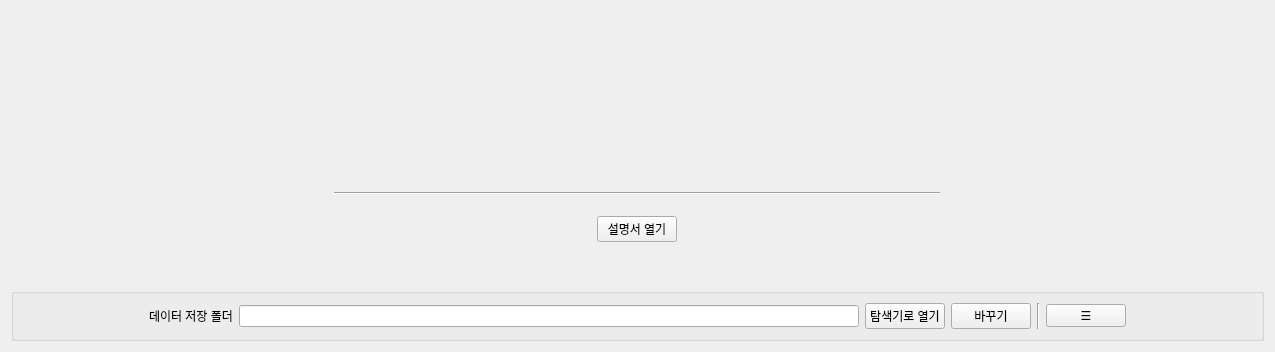
          <widget class="QWidget" name="tab_4">
           <attribute name="title">
            <string>기본</string>
           </attribute>
           <layout class="QVBoxLayout" name="verticalLayout_9">
            <item>
             <layout class="QHBoxLayout" name="horizontalLayout_22">
              <item>
               <spacer name="horizontalSpacer_11">
                <property name="orientation">
                 <enum>Qt::Horizontal</enum>
                </property>
                <property name="sizeHint" stdset="0">
                 <size>
                  <width>323</width>
                  <height>20</height>
                 </size>
                </property>
               </spacer>
              </item>
              <item>
               <layout class="QVBoxLayout" name="verticalLayout_13">
                <item>
                 <spacer name="verticalSpacer_2">
                  <property name="orientation">
                   <enum>Qt::Vertical</enum>
                  </property>
                  <property name="sizeHint" stdset="0">
                   <size>
                    <width>20</width>
                    <height>40</height>
                   </size>
                  </property>
                 </spacer>
                </item>
                <item>
                 <layout class="QHBoxLayout" name="horizontalLayout_13">
                  <item>
                   <widget class="QLabel" name="label_5">
                    <property name="minimumSize">
                     <size>
                      <width>120</width>
                      <height>120</height>
                     </size>
                    </property>
                    <property name="maximumSize">
                     <size>
                      <width>120</width>
                      <height>120</height>
                     </size>
                    </property>
                    <property name="pixmap">
                     <pixmap>image_logo.png</pixmap>
                    </property>
                    <property name="scaledContents">
                     <bool>true</bool>
                    </property>
                   </widget>
                  </item>
                  <item>
                   <widget class="QLabel" name="label_9">
                    <property name="minimumSize">
                     <size>
                      <width>480</width>
                      <height>120</height>
                     </size>
                    </property>
                    <property name="maximumSize">
                     <size>
                      <width>480</width>
                      <height>120</height>
                     </size>
                    </property>
                    <property name="pixmap">
                     <pixmap>text_logo.png</pixmap>
                    </property>
                    <property name="scaledContents">
                     <bool>true</bool>
                    </property>
                   </widget>
                  </item>
                 </layout>
                </item>
                <item>
                 <widget class="QLabel" name="label_15">
                  <property name="font">
                   <font>
                    <pointsize>6</pointsize>
                   </font>
                  </property>
                 </widget>
                </item>
                <item>
                 <widget class="Line" name="line_12">
                  <property name="orientation">
                   <enum>Qt::Horizontal</enum>
                  </property>
                 </widget>
                </item>
                <item>
                 <widget class="QLabel" name="label_14">
                  <property name="font">
                   <font>
                    <pointsize>6</pointsize>
                   </font>
                  </property>
                 </widget>
                </item>
                <item>
                 <layout class="QHBoxLayout" name="horizontalLayout_18">
                  <item>
                   <widget class="QPushButton" name="pushButton_7">
                    <property name="sizePolicy">
                     <sizepolicy hsizetype="Fixed" vsizetype="Fixed">
                      <horstretch>0</horstretch>
                      <verstretch>0</verstretch>
                     </sizepolicy>
                    </property>
                    <property name="text">
                     <string>설명서 열기</string>
                    </property>
                   </widget>
                  </item>
                 </layout>
                </item>
                <item>
                 <spacer name="verticalSpacer">
                  <property name="orientation">
                   <enum>Qt::Vertical</enum>
                  </property>
                  <property name="sizeHint" stdset="0">
                   <size>
                    <width>20</width>
                    <height>40</height>
                   </size>
                  </property>
                 </spacer>
                </item>
               </layout>
              </item>
              <item>
               <spacer name="horizontalSpacer_10">
                <property name="orientation">
                 <enum>Qt::Horizontal</enum>
                </property>
                <property name="sizeHint" stdset="0">
                 <size>
                  <width>324</width>
                  <height>20</height>
                 </size>
                </property>
               </spacer>
              </item>
             </layout>
            </item>
            <item>
             <widget class="QGroupBox" name="groupBox_7">
              <layout class="QHBoxLayout" name="horizontalLayout_6">
               <item>
                <layout class="QHBoxLayout" name="horizontalLayout_21">
                 <item>
                  <spacer name="horizontalSpacer_12">
                   <property name="orientation">
                    <enum>Qt::Horizontal</enum>
                   </property>
                   <property name="sizeHint" stdset="0">
                    <size>
                     <width>40</width>
                     <height>20</height>
                    </size>
                   </property>
                  </spacer>
                 </item>
                 <item>
                  <widget class="QLabel" name="label_3">
                   <property name="text">
                    <string>데이터 저장 폴더</string>
                   </property>
                  </widget>
                 </item>
                 <item>
                  <widget class="QLineEdit" name="lineEdit">
                   <property name="sizePolicy">
                    <sizepolicy hsizetype="Fixed" vsizetype="Fixed">
                     <horstretch>0</horstretch>
                     <verstretch>0</verstretch>
                    </sizepolicy>
                   </property>
                   <property name="minimumSize">
                    <size>
                     <width>620</width>
                     <height>0</height>
                    </size>
                   </property>
                   <property name="maximumSize">
                    <size>
                     <width>620</width>
                     <height>16777215</height>
                    </size>
                   </property>
                   <property name="alignment">
                    <set>Qt::AlignCenter</set>
                   </property>
                   <property name="readOnly">
                    <bool>true</bool>
                   </property>
                  </widget>
                 </item>
                 <item>
                  <widget class="QPushButton" name="pushButton_8">
                   <property name="text">
                    <string>탐색기로 열기</string>
                   </property>
                  </widget>
                 </item>
                 <item>
                  <widget class="QPushButton" name="pushButton_22">
                   <property name="text">
                    <string>바꾸기</string>
                   </property>
                  </widget>
                 </item>
                 <item>
                  <widget class="Line" name="line_5">
                   <property name="orientation">
                    <enum>Qt::Vertical</enum>
                   </property>
                  </widget>
                 </item>
                 <item>
                  <widget class="QPushButton" name="pushButton_10">
                   <property name="sizePolicy">
                    <sizepolicy hsizetype="Fixed" vsizetype="Fixed">
                     <horstretch>0</horstretch>
                     <verstretch>0</verstretch>
                    </sizepolicy>
                   </property>
                   <property name="text">
                    <string>☰</string>
                   </property>
                  </widget>
                 </item>
                 <item>
                  <spacer name="horizontalSpacer_5">
                   <property name="orientation">
                    <enum>Qt::Horizontal</enum>
                   </property>
                   <property name="sizeHint" stdset="0">
                    <size>
                     <width>40</width>
                     <height>20</height>
                    </size>
                   </property>
                  </spacer>
                 </item>
                </layout>
               </item>
              </layout>
             </widget>
            </item>
           </layout>
          </widget>
